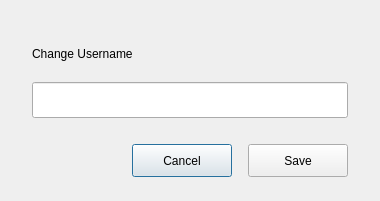
<?xml version="1.0" encoding="UTF-8"?>
<ui version="4.0">
 <class>ChangeUserName</class>
 <widget class="QDialog" name="ChangeUserName">
  <property name="geometry">
   <rect>
    <x>0</x>
    <y>0</y>
    <width>380</width>
    <height>201</height>
   </rect>
  </property>
  <property name="minimumSize">
   <size>
    <width>380</width>
    <height>186</height>
   </size>
  </property>
  <property name="maximumSize">
   <size>
    <width>400</width>
    <height>206</height>
   </size>
  </property>
  <property name="windowTitle">
   <string>Change Username</string>
  </property>
  <layout class="QVBoxLayout" name="verticalLayout_2">
   <property name="spacing">
    <number>0</number>
   </property>
   <property name="leftMargin">
    <number>0</number>
   </property>
   <property name="topMargin">
    <number>0</number>
   </property>
   <property name="rightMargin">
    <number>0</number>
   </property>
   <property name="bottomMargin">
    <number>0</number>
   </property>
   <item>
    <widget class="QFrame" name="frame">
     <property name="frameShape">
      <enum>QFrame::NoFrame</enum>
     </property>
     <property name="frameShadow">
      <enum>QFrame::Raised</enum>
     </property>
     <layout class="QVBoxLayout" name="verticalLayout_3">
      <property name="leftMargin">
       <number>32</number>
      </property>
      <property name="topMargin">
       <number>32</number>
      </property>
      <property name="rightMargin">
       <number>32</number>
      </property>
      <property name="bottomMargin">
       <number>24</number>
      </property>
      <item>
       <layout class="QHBoxLayout" name="horizontalLayout">
        <item>
         <widget class="TitleLabel" name="label">
          <property name="text">
           <string>Change Username</string>
          </property>
         </widget>
        </item>
        <item>
         <spacer name="horizontalSpacer">
          <property name="orientation">
           <enum>Qt::Horizontal</enum>
          </property>
          <property name="sizeHint" stdset="0">
           <size>
            <width>40</width>
            <height>20</height>
           </size>
          </property>
         </spacer>
        </item>
       </layout>
      </item>
      <item>
       <layout class="QVBoxLayout" name="verticalLayout">
        <property name="spacing">
         <number>0</number>
        </property>
        <item>
         <widget class="QLineEdit" name="lineEdit">
          <property name="minimumSize">
           <size>
            <width>316</width>
            <height>36</height>
           </size>
          </property>
          <property name="maximumSize">
           <size>
            <width>316</width>
            <height>36</height>
           </size>
          </property>
         </widget>
        </item>
        <item>
         <layout class="QHBoxLayout" name="horizontalLayout_3">
          <item>
           <widget class="QLabel" name="tipLabel">
            <property name="styleSheet">
             <string notr="true">color:red;</string>
            </property>
            <property name="text">
             <string/>
            </property>
           </widget>
          </item>
          <item>
           <spacer name="horizontalSpacer_3">
            <property name="orientation">
             <enum>Qt::Horizontal</enum>
            </property>
            <property name="sizeHint" stdset="0">
             <size>
              <width>40</width>
              <height>20</height>
             </size>
            </property>
           </spacer>
          </item>
         </layout>
        </item>
       </layout>
      </item>
      <item>
       <layout class="QHBoxLayout" name="horizontalLayout_2">
        <property name="spacing">
         <number>16</number>
        </property>
        <item>
         <spacer name="horizontalSpacer_2">
          <property name="orientation">
           <enum>Qt::Horizontal</enum>
          </property>
          <property name="sizeHint" stdset="0">
           <size>
            <width>40</width>
            <height>20</height>
           </size>
          </property>
         </spacer>
        </item>
        <item>
         <widget class="QPushButton" name="cancelBtn">
          <property name="minimumSize">
           <size>
            <width>100</width>
            <height>33</height>
           </size>
          </property>
          <property name="maximumSize">
           <size>
            <width>100</width>
            <height>33</height>
           </size>
          </property>
          <property name="text">
           <string>Cancel</string>
          </property>
         </widget>
        </item>
        <item>
         <widget class="QPushButton" name="saveBtn">
          <property name="minimumSize">
           <size>
            <width>100</width>
            <height>33</height>
           </size>
          </property>
          <property name="maximumSize">
           <size>
            <width>100</width>
            <height>33</height>
           </size>
          </property>
          <property name="text">
           <string>Save</string>
          </property>
         </widget>
        </item>
       </layout>
      </item>
     </layout>
    </widget>
   </item>
  </layout>
 </widget>
 <customwidgets>
  <customwidget>
   <class>TitleLabel</class>
   <extends>QLabel</extends>
   <header>Label/titlelabel.h</header>
  </customwidget>
 </customwidgets>
 <resources/>
 <connections/>
</ui>
